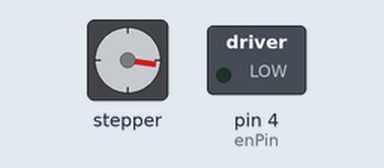
Recording of a sketch running on a simulated Arduino Uno, built with avr-gcc and run on an emulated ATmega328P. Parts: stepper motor, switched loads named in the sketch (green lamp = pin HIGH). Stepper angles assume 200 steps per turn.

Above: at 0.24 s.
At 10.16 s:
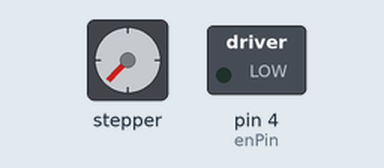
At 19.76 s:
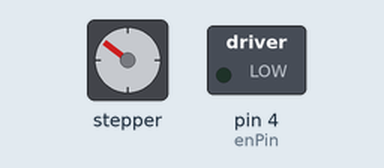
At 39.61 s:
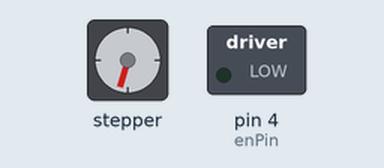
Timing chart, 0 to 40.0 s (numbered marks = the images above):
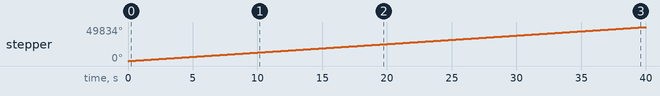

Measured:
- by itself, stepper: keeps turning clockwise at about 1247°/s

The sketch:

STEPPE_2.INO
```cpp
#include <AccelStepper.h>

#define dirPin 2
#define stepPin 3
#define enPin 4
#define motorInterfaceType 1
int steps = 2000 ; //3800-4000 seems to be the working range, floor unknown but estimated to be approx 1000
int counter = 0 ;
int rev = 0 ;
int interval = 2 ;
int interval2 = 0;
AccelStepper stepper = AccelStepper(motorInterfaceType, stepPin, dirPin);


void setup() {
  //Serial.begin(9600);
  pinMode(enPin, OUTPUT);
  stepper.setMaxSpeed(5000); //our usual speed is 500!
  stepper.setSpeed(200); // steps per second, set to 200 for 1 rps, set to 30 for 0.57 rpm, 10 for 0.19 rpm
}

void loop() {
  if (rev == interval & steps >1200) {
    interval2++;
    steps = steps*0.88; //every interval
    if (interval2 % 2 == 0){ //so that interval only increases every 2 cycles
      interval+=2;
    }
    rev = 0 ;
  }
  for (int i = 0; i <= 801; i++) {
    stepper.setSpeed(800);
    stepper.moveTo(stepper.currentPosition()+1);
    stepper.runSpeedToPosition();
  }

  if (counter < steps)//this counter determines the amt of steps/revolutions.
    {
      counter++;
    }
  else
    {
      rev++ ;
      digitalWrite(enPin, HIGH);
      //delay(60000);//delay for 40/80 minutes, which is 2,400,000 ms/4,800,000 ms//delay 7 min, 420000 ms
      //delay(10000); //for testing purposes ONLY
      counter = 0;
      digitalWrite(enPin, LOW);
    }
}
```
